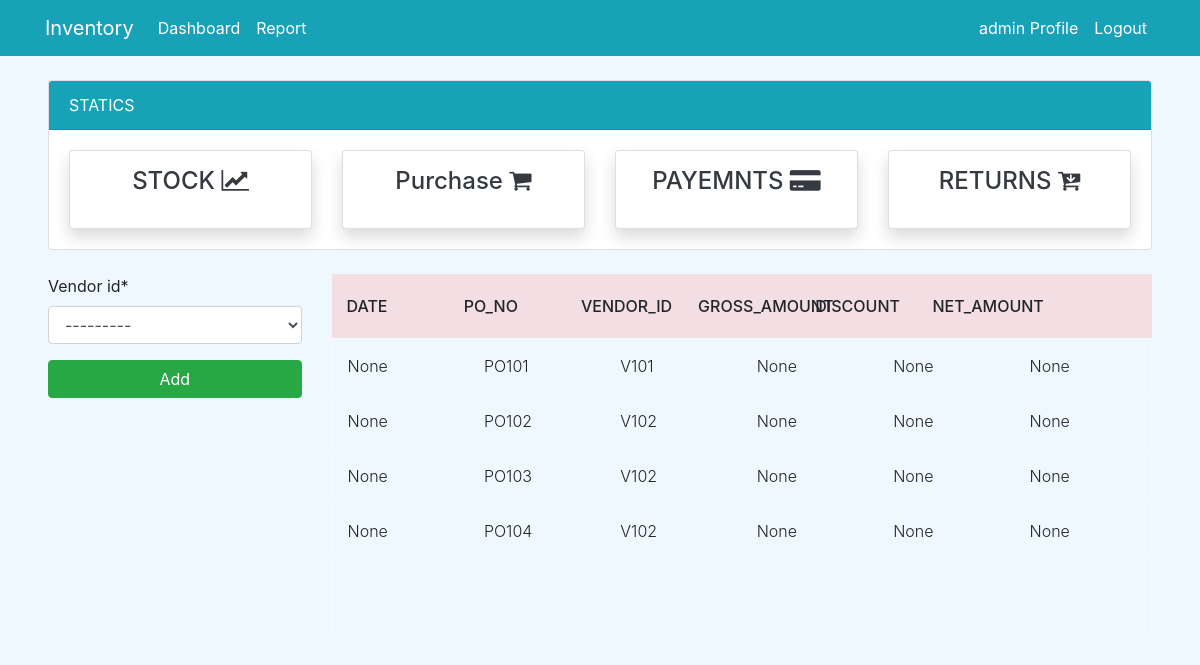
/purchase/ (signed in), run on an earlier commit of the app's database.
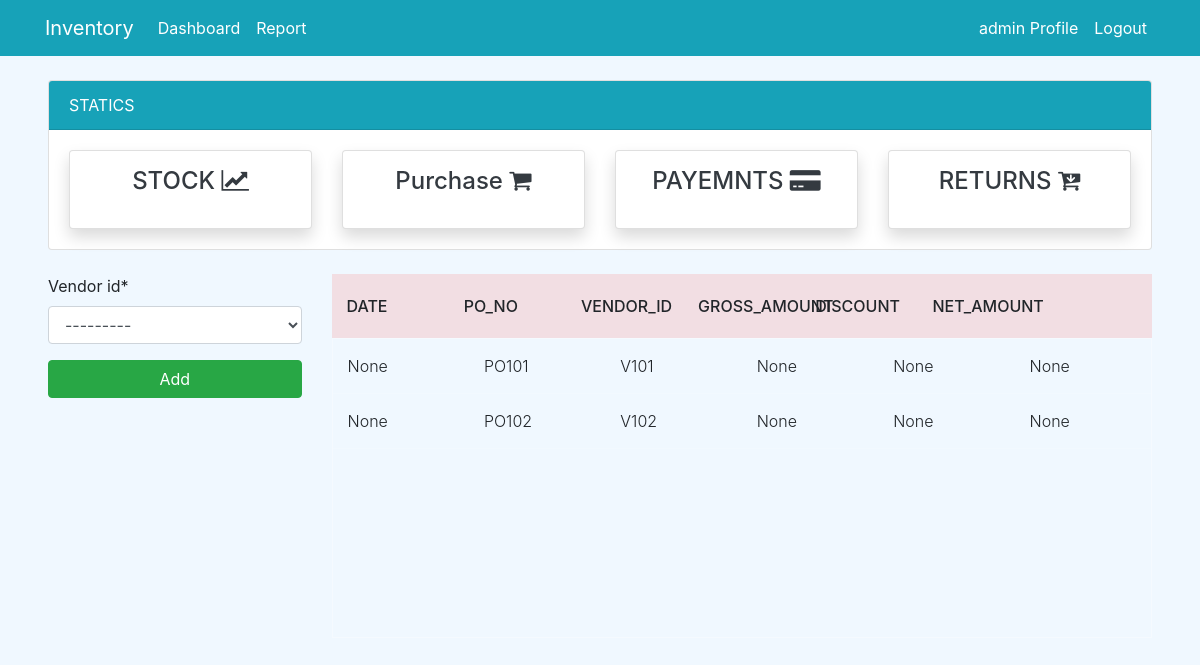
And on a later commit of the database.
### dashboard/models.py (models this page shows)
class PurchaseOrder(models.Model):
    date = models.DateField(null=True)
    po_no = models.IntegerField(null=True)
    po_number = models.CharField(max_length=100, null=True, unique=True)
    vendor_id = models.ForeignKey(Vendor, on_delete=models.CASCADE,null=True)
    gross_amount = models.IntegerField(null=True)
    discount = models.IntegerField(null=True)
    net_amount = models.IntegerField(null=True)

class Vendor(models.Model):
    vendor_no = models.IntegerField(null=True)
    vendor_id = models.CharField(max_length=100, null=True, unique=True)
    vendor_name = models.CharField(max_length=100, null=True)
    vendor_address = models.CharField(max_length=200, null=True)
    vendor_mobile = models.CharField(max_length=15,null=True)
    def __str__(self):
            return self.vendor_id

### dashboard/views.py (the view)
# urls.py: path('purchase/',views.purchase,name='purchase'),
@login_required
def purchase(request):
    vendors = Vendor.objects.all()
    purchase_orders = PurchaseOrder.objects.all()
    po_n = 101 if PurchaseOrder.objects.count() == 0 else PurchaseOrder.objects.aggregate(max=Max('po_no'))["max"] + 1
    if request.method == 'POST':
        form = PurchaseOrderForm(request.POST)
        ven = request.POST.get('vendor_id')
        ven1 = vendors.get(id=ven)
        ven2 = vendors.get(pk=ven)
        if form.is_valid():
            PurchaseOrder(po_no=po_n,po_number=(f'{"PO"}{po_n}'),vendor_id=ven1).save()
            return redirect("purchase_add" ,ven2)
    else:
        form = PurchaseOrderForm
    context = {
        'purchase_orders' : purchase_orders,
        'form' : form,
    }
    return render(request, 'purchase/purchase_orders.html',context)

### templates/purchase/purchase_orders.html (shortened to what this page needs)
{% extends 'partial/base.html' %}
{% load crispy_forms_tags %}
{% block content %}
{% include 'partial/topnav_staff.html'%}
<div class="mx-5">
    <div class="row my-4">
        <div class="col-md-3">
            <form method = "POST">
                {{form|crispy}}
                <input class="btn btn-success btn-block" data-backdrop="static" type="submit" value="Add">
            </form>
        </div>
        <div class="col-md-9">
            <div class="tbl-header">
                <table cellpadding="0" cellspacing="0" border="0">
                  <thead>
                    <tr>
                      <th scope="col">Date</th>
                      <th scope="col">PO_NO</th>
                      <th scope="col">Vendor_id</th>
                      <th scope="col">Gross_amount</th>
                      <th scope="col">Discount</th>
                      <th scope="col">Net_Amount</th>
                      <th scope="col"></th>
                    </tr>
                  </thead>
                </table>
              </div>
              <div class="tbl-content">
                <table cellpadding="0" cellspacing="0" border="0">
                  <tbody>
                    {% for purchase_order in purchase_orders %}
                      <tr>
                        <td>{{ purchase_order.date }}</td>
                        <td>{{ purchase_order.po_number }}</td>
                        <td>{{ purchase_order.vendor_id }}</td>
                        <td>{{ purchase_order.gross_amount }}</td>
                        <td>{{ purchase_order.discount }}</td>
                        <td>{{ purchase_order.net_amount }}</td>
                      </tr>
                    {% endfor %}
                  </tbody>
                </table>
              </div>
        </div>
    </div>
</div
{% endblock %}

What changed in the data, as far as the page shows it:
removed PurchaseOrder: date "None", po_number "PO103", vendor_id "V102", gross_amount "None", discount "None", net_amount "None"
removed PurchaseOrder: date "None", po_number "PO104", vendor_id "V102", gross_amount "None", discount "None", net_amount "None"
